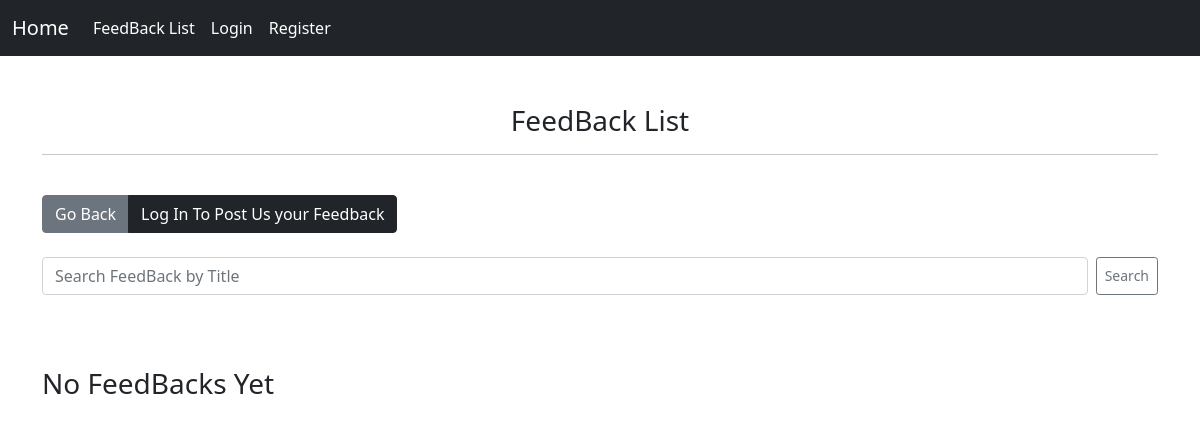
The app's page /feedback/, older data.
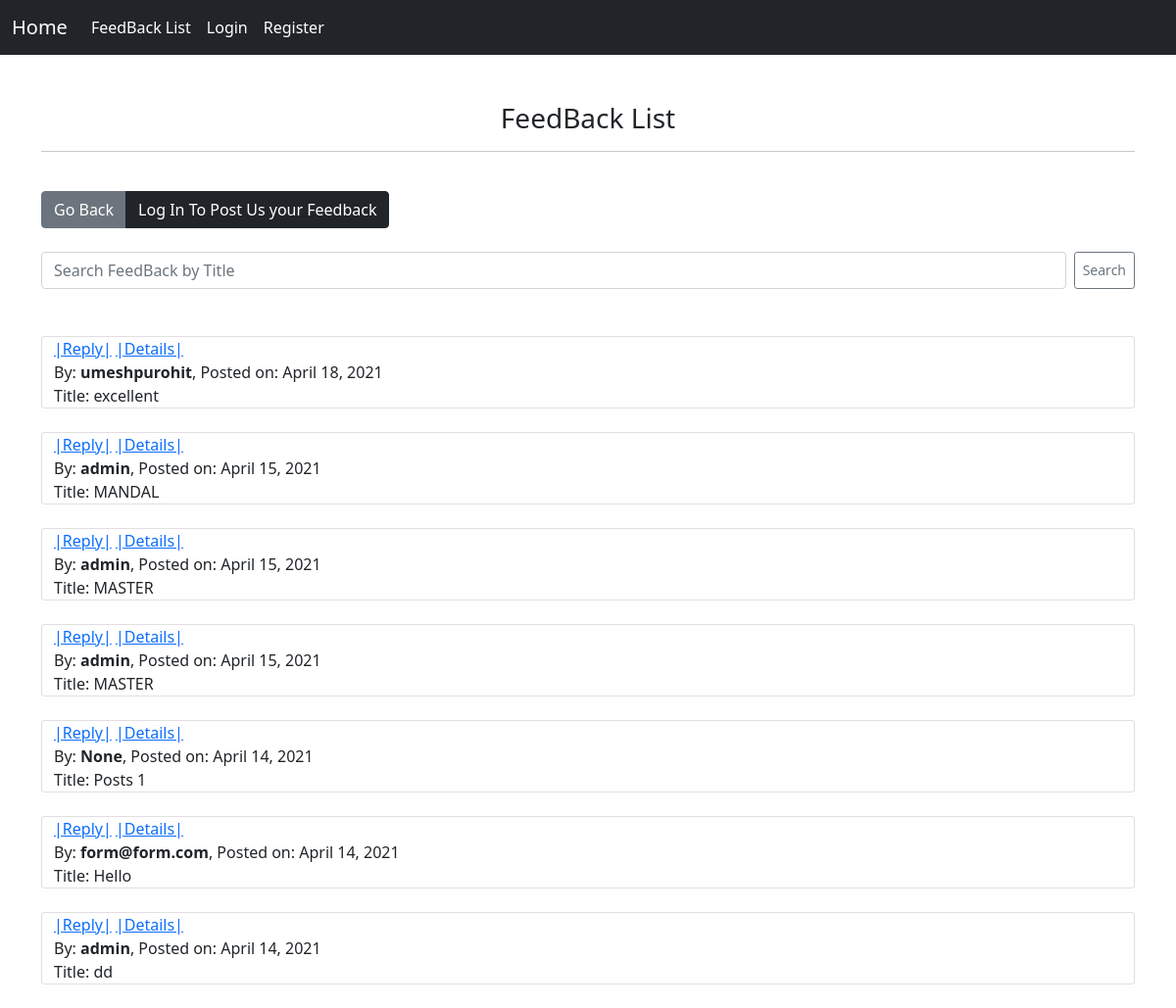
The same page, newer data.
### yapp/models.py (models this page shows, shortened)
class FeedBackModel(models.Model):
    user = models.ForeignKey(User, on_delete=models.SET_NULL, null=True, blank=True)
    title = models.CharField(null=True, blank=True, max_length=200)
    complaint = RichTextField()
    date = models.DateField(auto_now_add=True, blank=True, null=True)

### yapp/views.py (the view)
# urls.py: path('feedback/', FeedBackList.as_view(), name='feedbacklist'),
class FeedBackList(ListView):
    model = FeedBackModel
    template_name = 'yapp/comment/list.html'
    ordering = ['-id']

### yapp/templates/yapp/comment/list.html (shortened to what this page needs)
{% extends 'base.html' %}
{% block content %}
<center><h3>FeedBack List</h3></center><hr><br>
<div class="btn-group" role="group" aria-label="Basic example">
<a href="{% url 'index' %}" class="btn btn-secondary">Go Back</a>
{% if user.is_authenticated %}
<a href="{% url 'feedbackcreate' %}" class="btn btn-dark">Post Your FeedBack</a>
<a href="{% url 'userfeed' %}" class="btn btn-secondary">View Your Feedback</a>
{% else %}
<a href="{% url 'login' %}" class="btn btn-dark">Log In To Post Us your Feedback </a>
{% endif %}
</div>
<br><br>
<form class="d-flex" method="POST" action="{% url 'search_feed' %}">
    <input class="form-control me-2" type="search" placeholder="Search FeedBack by Title" aria-label="Search" name="searched">
    <button class="btn btn-sm btn-outline-secondary" type="submit">Search</button>
  </form><br><br>
{% for complaints in object_list %}
<div class="card"><div class="container">
    <a href="{% url 'reply' complaints.id %}">|Reply|</a>
    <a href="{% url 'reply_list' complaints.id %}">|Details|</a><br>
By: <b>{{ complaints.user }}</b>, Posted on: {{ complaints.date }}<br>Title: {{ complaints.title }}<br>
</div></div><br>
{% empty %}
<br>
<h3>No FeedBacks Yet</h3>
{% endfor %}
{% endblock %}

Row changes from the older to the newer data that the page shows:
added FeedBackModel: user "umeshpurohit", date "April 18, 2021", title "excellent"
added FeedBackModel: user "admin", date "April 15, 2021", title "MANDAL"
added FeedBackModel: user "admin", date "April 15, 2021", title "MASTER"
added FeedBackModel: user "admin", date "April 15, 2021", title "MASTER"
added FeedBackModel: user "None", date "April 14, 2021", title "Posts 1"
added FeedBackModel: user "form@form.com", date "April 14, 2021", title "Hello"
added FeedBackModel: user "admin", date "April 14, 2021", title "dd"
Text that changed along with them:
text no longer shown: "No FeedBacks Yet"
